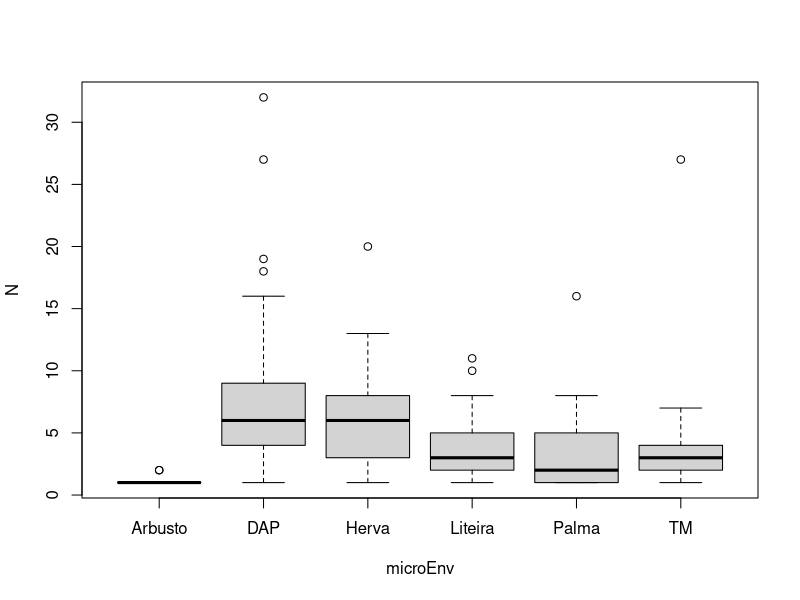
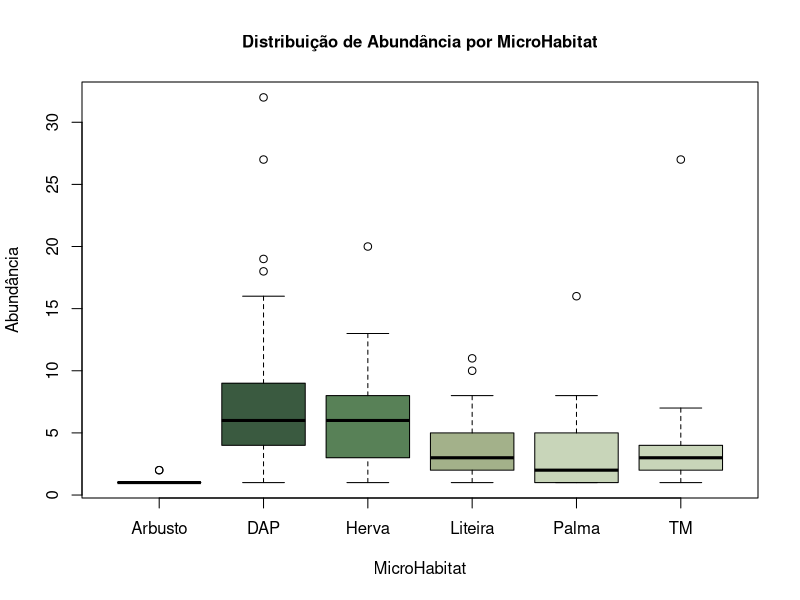
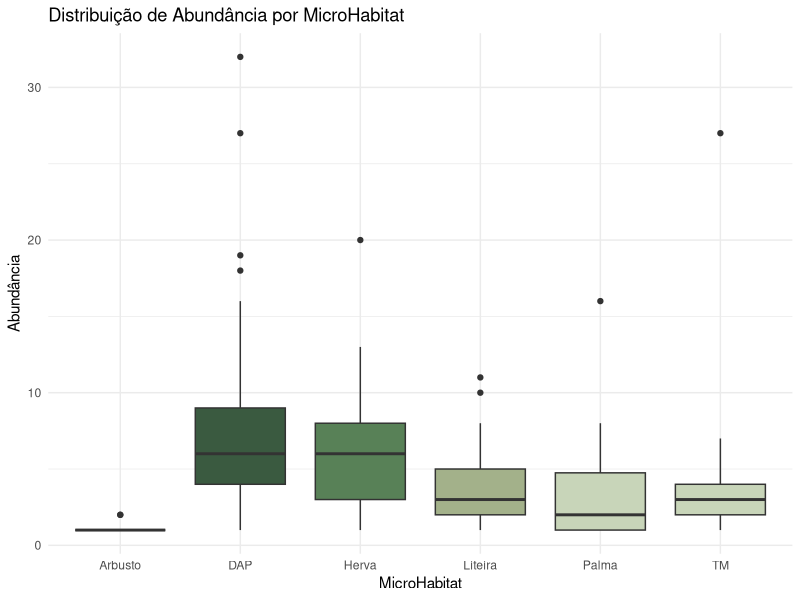
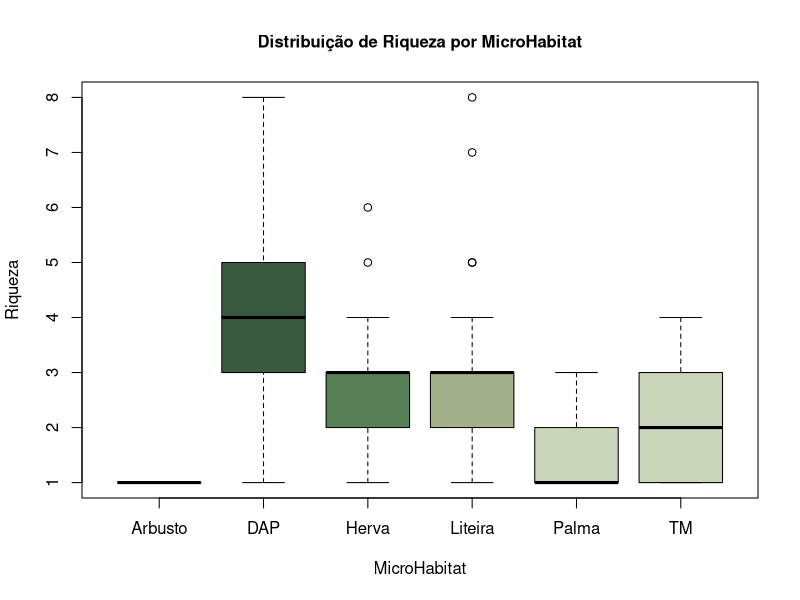
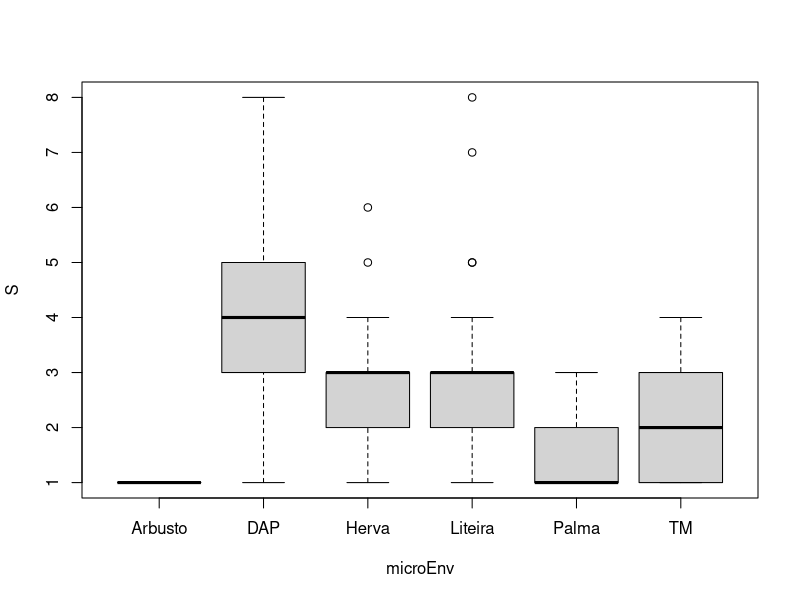
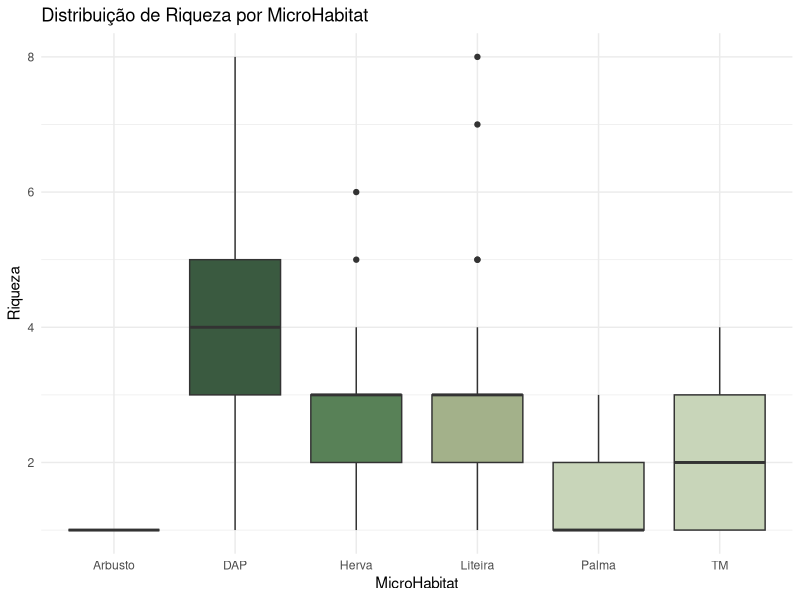
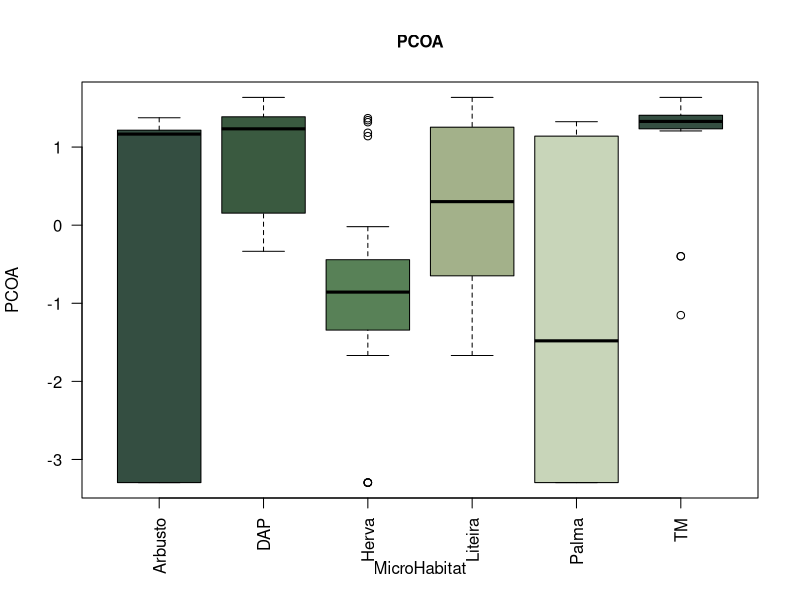
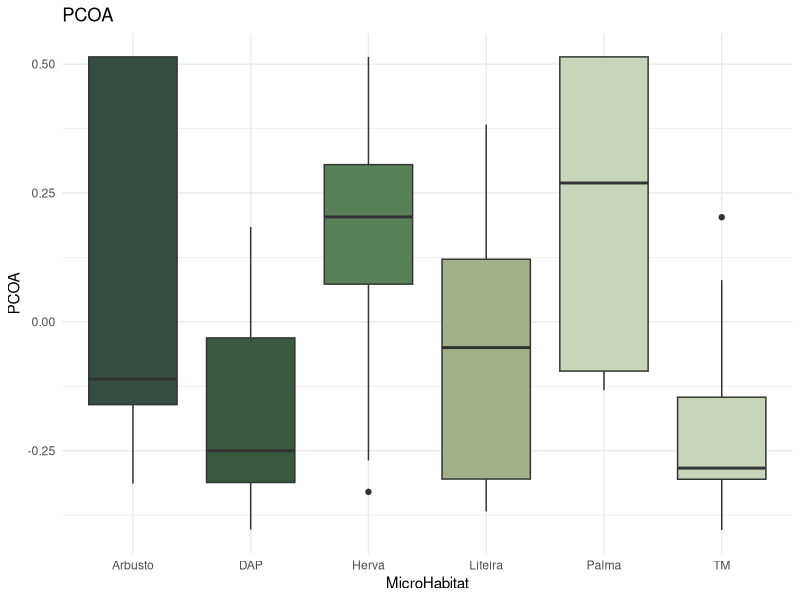

The R source for these figures, in order: (Note: this script raises an error after producing the figures.)
####Análises Artigo1####
microData<-read.csv("microData.csv")
####organização da tabela####
head(microData)
microDataHab<-microData[,c(5,6,8,9,10,11)]
microDataHabPA<-ifelse(microDataHab=="A"|microDataHab==""|microDataHab=="a",0,1)
microDataHabPA[(microDataHabPA[,4]>0)&(microDataHabPA[,1]>0),1]<-0
microData$Habitat<-unlist(apply(microDataHabPA,1,function(x){
  resu<-c(1:6)[x>0]
  if(length(resu)==0){
    resu<-NA
  }
  resu
  }))
head(microData)
microData$HabitatFac<-factor(colnames(microDataHab)[microData$Habitat])
microData$N<-1
#criou uma coluna N na microData e atribuiu o valor 1 pra ela
microData<-microData[!is.na(microData$HabitatFac),]
#a variável "microSpAb" contém uma tabela resumindo os dados da variável "microData", indicando a soma dos valores da coluna "N" para cada combinação de "Parcela_HabitatFac" e "Taxon".
microSpAb<-tapply(microData$N,list(paste0(microData$Parcela,"_",microData$HabitatFac),microData$Taxon),sum,default = 0)
#colocar no chatGPT
microEnv<-tapply(microData$HabitatFac,paste0(microData$Parcela,"_",microData$HabitatFac),function(x)as.character(x[1]))

#ANÁLISES#####
N<-rowSums(microSpAb)#abundancia
S<-rowSums(microSpAb>0)#riqueza
#ANOVA abundância e microhabitat
boxplot(N~microEnv)
summary(aovN<-aov(N~microEnv)) #vai dar os valores da análise
TukeyHSD(aovN) #compara os boxplots entre si: valor da diferença
# Define as cores para cada nível de microEnv
cores <- c("#344e41", "#3a5a40", "#588157", "#a3b18a", "#c8d5b9", "#c8d5b9")

#site coolors pra copiar e colar
# Cria o gráfico boxplot
boxplot(N ~ microEnv, col = cores, 
        xlab = "MicroHabitat", ylab = "Abundância", 
        main = "Distribuição de Abundância por MicroHabitat",cex.main = 1.0,border="black")
box(bty = "n")
library(ggplot2)
# Calcula a abundância e a riqueza
N <- rowSums(microSpAb)  # Abundância
S <- rowSums(microSpAb > 0)  # Riqueza
head(microSpAb)
# Realiza a análise de variância
aovN <- aov(N ~ microEnv)
tukey <- TukeyHSD(aovN)
tukey
S==N #?

# Cria o gráfico utilizando ggplot2
data <- data.frame(N = N, microEnv = factor(microEnv))

ggplot(data, aes(x = microEnv, y = N, fill = microEnv)) +
  geom_boxplot() +
  scale_fill_manual(values = cores) +
  xlab("MicroHabitat") +
  ylab("Abundância") +
  ggtitle("Distribuição de Abundância por MicroHabitat") +
  theme_minimal() +
  theme(legend.position = "none")

#ANOVA riqueza e microhabitat
cores <- c("#344e41", "#3a5a40", "#588157", "#a3b18a", "#c8d5b9","#c8d5b9")
lm(S ~ microEnv)
summary(lm(S ~ microEnv))
# Cria o gráfico boxplot
boxplot(S ~ microEnv, col = cores, 
        xlab = "MicroHabitat", ylab = "Riqueza", 
        main = "Distribuição de Riqueza por MicroHabitat",cex.main = 1.0)
box(bty = "n")
boxplot(S~microEnv)
summary(aovS<-aov(S~microEnv))
TukeyHSD(aovS)

tapply(S, microEnv,mean)

#####ggplot####
# Cria o gráfico boxplot
data <- data.frame(S = S, microEnv = factor(microEnv))

ggplot(data, aes(x = microEnv, y = S, fill = microEnv)) +
  geom_boxplot() +
  scale_fill_manual(values = cores) +
  xlab("MicroHabitat") +
  ylab("Riqueza") +
  ggtitle("Distribuição de Riqueza por MicroHabitat") +
  theme_minimal() +
  theme(legend.position = "none")


#pacote pra rodar a PCOA
install.packages("vegan")
library(vegan)
jac<-vegdist(microSpAb>0,"jac")
pcoa<-prcomp(jac)

#PCOA 
cores <- c("#344e41", "#3a5a40", "#588157", "#a3b18a", "#c8d5b9")

# Cria o gráfico boxplot


boxplot(scores(pcoa)[,1]~microEnv,las=2,col=cores, xlab = "MicroHabitat", ylab = "PCOA", 
        main = "PCOA",cex.main = 1.0)
box(bty = "n")
summary(aovPcoa<-aov(scores(pcoa)[,1]~microEnv))
lm(aovPcoa)
summary(lm(aovPcoa))
TukeyHSD(aovPcoa)
#COMPARAÇÃO DOS DIFERENTES HABITATS SEM RIQUEZA(NÚMERO ESPÉCIE) E SEM ABUNDÂNCIA (NÚMERO INDIVÍDUO)
####ggplot####
install.packages("vegan")
library(vegan)

# Cálculo da dissimilaridade de Jaccard
jac <- vegdist(microSpAb > 0, "jaccard")

# Realiza a PCoA
pcoa <- cmdscale(jac, k = 2)

# Cria o gráfico de boxplot
data <- data.frame(PCOA = pcoa[, 1], microEnv = factor(microEnv))

cores <- c("#344e41", "#3a5a40", "#588157", "#a3b18a", "#c8d5b9", "#c8d5b9")
library(ggplot2)
ggplot(data, aes(x = microEnv, y = PCOA, fill = microEnv)) +
  geom_boxplot() +
  scale_fill_manual(values = cores) +
  xlab("MicroHabitat") +
  ylab("PCOA") +
  ggtitle("PCOA") +
  theme_minimal() +
  theme(legend.position = "none")

summary(pcoa)
summary(jac)
data
pcoa





####teste 
#ANÁLISES#####
library(ggplot2)
cores <- c("#344e41", "#3a5a40", "#588157", "#a3b18a", "#c8d5b9", "#c8d5b9")
N<-rowSums(microSpAb)#abundancia
S<-rowSums(microSpAb>0)#riqueza
#ANOVA abundância e microhabitat
boxplot(N~microEnv)
# como a abundância total está distribuída entre os diferentes tipos de habitat.

# Defina um tom de verde mais sólido
verde_solido <- "#1f7a1f"

# Defina os novos nomes dos níveis da variável microEnv
novos_nomes <- c("Shrub", "Tree", "Herbaceous", "Leaf litter", "Palm", "Decaying Log")

# Seu código ggplot
ggplot(data.frame(N = N, microEnv = factor(microEnv)), aes(x = microEnv, y = N)) +
  geom_boxplot(fill = verde_solido, color = "#36454F", alpha = 0.7) +
  geom_jitter(width = 0.2, alpha = 0.5, color = verde_solido) +
  scale_x_discrete(labels = novos_nomes) +
  labs(x = "Habitat Type", y = "Abundance", title = "Abundance Distribution by Habitat Type") +
  theme_minimal() +
  theme(axis.text.x = element_text(angle = 45, hjust = 1, vjust = 1),
        plot.title = element_text(hjust = 0.5))


#Nesse exemplo, personalizamos as cores das caixas e dos pontos usando os argumentos fill e color, ajustamos o ângulo do texto do eixo x para facilitar a leitura com axis.text.x, e centralizamos o título do gráfico com plot.title. Sinta-se à vontade para ajustar esses parâmetros para atender às suas preferências visuais.


# Supondo que você tenha um vetor chamado "especies" com os nomes das espécies coletadas
# e um vetor chamado "microhabitats" com os micro-hábitats que cada espécie ocupou




library(tidyr)
tabela_frequencia <- pivot_wider(bioData, names_from = microDataHab, values_from = especie, values_fn = length)
print(tabela_frequencia)
cj

####Análises Artigo1####
# Carregar os dados
microData <- read.csv("microData.csv")

#### Organização da tabela ####
head(microData)

# Selecionar colunas dos habitats para organização
microDataHab <- microData[, c(5, 6, 8, 9, 10, 11)]

# Criação da variável microDataHabPA
microDataHabPA <- ifelse(microDataHab == "A" | microDataHab == "" | microDataHab == "a", 0, 1)
microDataHabPA[(microDataHabPA[, 4] > 0) & (microDataHabPA[, 1] > 0), 1] <- 0

# Função para determinar o tipo de habitat
microData$Habitat <- unlist(apply(microDataHabPA, 1, function(x) {
  resu <- c(1:6)[x > 0]
  if (length(resu) == 0) {
    resu <- NA
  }
  resu
}))

# Criação da coluna HabitatFac como fator
microData$HabitatFac <- factor(colnames(microDataHab)[microData$Habitat])

microData$N <- 1

# Filtrar linhas com HabitatFac não nulo
microData <- microData[!is.na(microData$HabitatFac),]

# Criação da tabela de resumo microSpAb
microSpAb <- tapply(microData$N, list(paste0(microData$Parcela, "_", microData$HabitatFac), microData$Taxon), sum, default = 0)

# Criação da variável microEnv
microEnv <- tapply(microData$HabitatFac, paste0(microData$Parcela, "_", microData$HabitatFac), function(x) as.character(x[1]))

# ANÁLISES
N <- rowSums(microSpAb) # Abundância
S <- rowSums(microSpAb > 0) # Riqueza

# ANOVA abundância e microhabitat
boxplot(N ~ microEnv)
summary(aovN <- aov(N ~ microEnv))
TukeyHSD(aovN)

# Definir cores para cada nível de microEnv
cores <- c("#344e41", "#3a5a40", "#588157", "#a3b18a", "#c8d5b9", "#c8d5b9")

# Criação do gráfico utilizando ggplot2
data <- data.frame(N = N, microEnv = factor(microEnv))

library(ggplot2)
ggplot(data, aes(x = microEnv, y = N, fill = microEnv)) +
  geom_boxplot() +
  scale_fill_manual(values = cores) +
  xlab("MicroHabitat") +
  ylab("Abundância") +
  ggtitle("Distribuição de Abundância por MicroHabitat") +
  theme_minimal() +
  theme(legend.position = "none")

# ANOVA riqueza e microhabitat
boxplot(S ~ microEnv, col = cores,
        xlab = "MicroHabitat", ylab = "Riqueza",
        main = "Distribuição de Riqueza por MicroHabitat", cex.main = 1.0)
summary(aovS <- aov(S ~ microEnv))
TukeyHSD(aovS)
tapply(S, microEnv, mean)

# PCOA
library(vegan)
jac <- vegdist(microSpAb > 0, "jaccard")
pcoa <- prcomp(jac)

# Criação do gráfico boxplot PCOA
boxplot(scores(pcoa)[, 1] ~ microEnv, las = 2, col = cores, xlab = "MicroHabitat", ylab = "PCOA",
        main = "PCOA", cex.main = 1.0)
summary(aovPcoa <- aov(scores(pcoa)[, 1] ~ microEnv))
TukeyHSD(aovPcoa)

# Cálculo da dissimilaridade de Jaccard e criação do gráfico de boxplot PCOA com ggplot
jac <- vegdist(microSpAb > 0, "jaccard")
pcoa <- cmdscale(jac, k = 2)

data <- data.frame(PCOA = pcoa[, 1], microEnv = factor(microEnv))

ggplot(data, aes(x = microEnv, y = PCOA, fill = microEnv)) +
  geom_boxplot() +
  scale_fill_manual(values = cores) +
  xlab("MicroHabitat") +
  ylab("PCOA") +
  ggtitle("PCOA") +
  ####Análises Artigo1####
# ... (código anterior até o ponto onde o erro ocorreu)

# Criação do gráfico utilizando ggplot2
data <- data.frame(N = N, microEnv = factor(microEnv))

library(ggplot2)
ggplot(data, aes(x = microEnv, y = N, fill = microEnv)) +
  geom_boxplot() +
  scale_fill_manual(values = cores) +
  xlab("MicroHabitat") +
  ylab("Abundância") +
  ggtitle("Distribuição de Abundância por MicroHabitat") +
  theme_minimal() +
  theme(legend.position = "none")


# ANOVA riqueza e microhabitat
boxplot(S ~ microEnv, col = cores,
        xlab = "MicroHabitat", ylab = "Riqueza",
        main = "Distribuição de Riqueza por MicroHabitat", cex.main = 1.0)
summary(aovS <- aov(S ~ microEnv))
TukeyHSD(aovS)
tapply(S, microEnv, mean)

# PCOA
library(vegan)
jac <- vegdist(microSpAb > 0, "jaccard")
pcoa <- prcomp(jac)

# Criação do gráfico boxplot PCOA
boxplot(scores(pcoa)[, 1] ~ microEnv, las = 2, col = cores, xlab = "MicroHabitat", ylab = "PCOA",
        main = "PCOA", cex.main = 1.0)
summary(aovPcoa <- aov(scores(pcoa)[, 1] ~ microEnv))
TukeyHSD(aovPcoa)

# Cálculo da dissimilaridade de Jaccard e criação do gráfico de boxplot PCOA com ggplot
jac <- vegdist(microSpAb > 0, "jaccard")
pcoa <- cmdscale(jac, k = 2)

data <- data.frame(PCOA = pcoa[, 1], microEnv = factor(microEnv))
new_levels <- c("Shrub", "Tree", "Herbaceous", "Leaf litter", "Palm", "Decaying Log")
cores <- c("#344e41", "#3a5a40", "#588157", "#a3b18a", "#c8d5b9", "#c8d5b9")

# Gráfico de boxplot PCOA com ggplot
ggplot(data, aes(x = microEnv, y = PCOA, fill = microEnv)) +
  geom_boxplot() +
  scale_fill_manual(values = cores) +
  xlab("MicroHabitat") +
  ylab("PCOA") +
  ggtitle("PCOA") +
  theme_minimal() +
  theme(legend.position = "none")
####Análises Artigo1####
# ... (previous code until this point)

# Abundance and microhabitat ANOVA
boxplot(N ~ microEnv)
# How total abundance is distributed among different habitat types.

# Define a more solid green color
solid_green <- "#1f7a1f"

# Define the new levels for the microEnv variable
new_levels <- c("Shrub", "Tree", "Herbaceous", "Leaf litter", "Palm", "Decaying Log")

# Your ggplot code
library(ggplot2)
ggplot(data.frame(N = N, microEnv = factor(microEnv)), aes(x = microEnv, y = N)) +
  geom_boxplot(fill = solid_green, color = "#36454F", alpha = 0.7) +
  geom_jitter(width = 0.2, alpha = 0.5, color = solid_green) +
  scale_x_discrete(labels = new_levels) +
  labs(x = "Habitat Type", y = "Abundance", title = "Abundance Distribution by Habitat Type") +
  theme_minimal() +
  theme(axis.text.x = element_text(angle = 45, hjust = 1, vjust = 1),
        plot.title = element_text(hjust = 0.5))

#### Análises Artigo1 ####
# ... (previous code until this point)

# PCoA analysis
install.packages("vegan")
library(vegan)

# Calculate Jaccard dissimilarity
jac <- vegdist(microSpAb > 0, "jaccard")

# Perform PCoA
pcoa <- cmdscale(jac, k = 2)

# Create a data frame for PCoA plot
data_pcoa <- data.frame(PCOA1 = pcoa[, 1], microEnv = factor(microEnv))

#### Análises Artigo1 ####
# ... (previous code until this point)

# Define the new levels and a subtle palette of green shades
new_levels <- c("Shrub", "Tree", "Herbaceous", "Leaf litter", "Palm", "Decaying Log")
subtle_green_palette <- c("#BFD8B8", "#A6C7A3", "#8EB793", "#76A983", "#5E9A73", "#467963")

# Create a boxplot for PCoA1 with new levels and the subtle green palette
ggplot(data_pcoa, aes(x = microEnv, y = PCOA1, fill = microEnv)) +
  geom_boxplot() +
  scale_fill_manual(values = subtle_green_palette) +
  scale_x_discrete(labels = new_levels) +  # Use new levels for x-axis labels
  xlab("MicroHabitat") +
  ylab("PCoA1") +
  ggtitle("PCoA Analysis") +
  theme_minimal() +
  theme(legend.position = "none")
####Análises Artigo1####
microData<-read.csv("microData.csv")
# lê o arquivo csv e armazena os dados no Dataframe "microData"

####organização da tabela####
head(microData)
#pegou somente as colunas dos habitats (que queremos arrumar)
#ver as primeiras linhase colunas- esboço tabela
#exibe as primeiras linhas do microData pra ver se foi carregado corretamente

microDataHab<-microData[,c(5,6,8,9,10,11)]
#só as colunas pra arrumar
#se o valor em "microDataHab" for igual a "A" (maiúsculo), ou se estiver em branco (representado por ""), ou se for igual a "a" (minúsculo), a nova variável "microDataHabPA" receberá o valor 0. Caso contrário, ou seja, se o valor em "microDataHab" for diferente dessas condições, a nova variável "microDataHabPA" receberá o valor 1.
microDataHabPA<-ifelse(microDataHab=="A"|microDataHab==""|microDataHab=="a",0,1)
#Quando as duas partes da condição são verdadeiras (ou seja, quando os valores da coluna 4 e da coluna 1 são maiores que zero), o código atribui o valor 0 à primeira coluna da variável "microDataHabPA" para aquelas observações que satisfazem essa condição.
microDataHabPA[(microDataHabPA[,4]>0)&(microDataHabPA[,1]>0),1]<-0
# função "apply" está sendo utilizada para aplicar uma função anônima a cada linha da variável "microDataHabPA". A função anônima recebe cada linha da variável "microDataHabPA" como um vetor "x", verifica quais elementos de "x" são maiores que zero e retorna um vetor "resu" com os índices desses elementos.

#A linha "resu <- c(1:6)[x > 0]" cria o vetor "resu" com os índices dos elementos de "x" que são maiores que zero. Esses índices representam o tipo de habitat em que cada observação foi encontrada.

#A linha "if(length(resu)==0){ resu<-NA }" verifica se o vetor "resu" está vazio (ou seja, se não foram encontrados habitats para essa observação). Se o vetor estiver vazio, a linha atribui o valor "NA" a "resu">0.

microData$Habitat<-unlist(apply(microDataHabPA,1,function(x){
  resu<-c(1:6)[x>0]
  if(length(resu)==0){
    resu<-NA
  }
  resu
}))
#esse trecho de código cria uma nova coluna chamada "Habitat" no DataFrame "microData", que contém informações sobre o tipo de habitat em que cada observação foi encontrada, com base nas condições definidas no DataFrame "microDataHabPA".

head(microData)

#Dessa forma, a nova coluna "HabitatFac" é uma versão categórica da coluna "Habitat", que indica o tipo de habitat em que cada observação foi encontrada, utilizando os nomes das colunas da variável "microDataHab" como níveis do fator. Verificar alterações.

microData$HabitatFac<-factor(colnames(microDataHab)[microData$Habitat])
#a nova coluna "HabitatFac" contém os nomes das colunas da variável "microDataHab" que correspondem aos habitats indicados pela coluna "Habitat" do DataFrame "microData". Isso cria uma representação categórica dos tipos de habitat em que cada observação foi encontrada.


microData$N<-1
#criou uma coluna N na microData e atribuiu o valor 1 pra ela

microData<-microData[!is.na(microData$HabitatFac),]
# "microData" terá apenas as linhas em que a coluna "HabitatFac" não é NA, ou seja, as linhas onde os valores de habitat foram definidos e não são ausentes. Isso pode ser útil para remover observações sem informações relevantes.
#a variável "microSpAb" contém uma tabela resumindo os dados da variável "microData", indicando a soma dos valores da coluna "N" para cada combinação de "Parcela_HabitatFac" e "Taxon".

microSpAb<-tapply(microData$N,list(paste0(microData$Parcela,"_",microData$HabitatFac),microData$Taxon),sum,default = 0)
# função tapply() para calcular a soma da coluna "N" (que contém o valor 1) do "microData" com base em combinações de "Parcela_HabitatFac" e "Taxon". microData$N: Isso acessa a coluna "N" do "microData", que contém o valor 1 para cada observação.list(...): Aqui está criando uma lista de fatores para usar como índices.paste0(microData$Parcela, "_", microData$HabitatFac): Esta parte cria uma combinação de "Parcela" e "HabitatFac" separados por "_". Isso cria um fator composto que representa uma combinação única de parcela e habitat.microData$Taxon: Isso é usado como o segundo nível de índice. Ele representa a classificação taxonômica.sum: A função sum é aplicada para somar os valores da coluna "N" que correspondem a cada combinação única de "Parcela_HabitatFac" e "Taxon".default = 0: Isso define o valor padrão como 0 para as combinações onde não há correspondência, ou seja, onde não há observações correspondentes.Portanto, o resultado "microSpAb" é uma tabela que resume os dados do DataFrame "microData", mostrando a soma dos valores da coluna "N" para cada combinação única de "Parcela_HabitatFac" e "Taxon". Isso pode ser útil para análises de abundância de espécies em diferentes habitats e parcelas.

microEnv<-tapply(microData$HabitatFac,paste0(microData$Parcela,"_",microData$HabitatFac),function(x)as.character(x[1]))
#taply() para criar um vetor que representa o tipo de habitat (HabitatFac) associado a cada combinação única de "Parcela" e "HabitatFac". O resultado do código é um vetor "microEnv" que contém os tipos de habitat associados a cada combinação única de "Parcela_HabitatFac". Esse vetor pode ser usado em análises subsequentes para entender como os diferentes habitats estão distribuídos entre as parcelas.


#ANÁLISES#####
library(ggplot2)
N<-rowSums(microSpAb)#abundancia
S<-rowSums(microSpAb>0)#riqueza

#ANOVA abundância e microhabitat
boxplot(N~microEnv)
# como a abundância total está distribuída entre os diferentes tipos de habitat.

# Defina os novos nomes dos níveis da variável microEnv
# Define a solid shade of green
solid_green <- "#1f7a1f"

# Defina os novos nomes dos níveis da variável microEnv
new_names <- c("Shrub", "Tree", "Herbaceous", "Leaf litter", "Palm", "Decaying Log")

# Define a solid shade of green
solid_green <- "#1f7a1f"

# Define a solid shade of black
solid_black <- "#000000"

# Seu ggplot code
ggplot(data.frame(N = N, microEnv = factor(microEnv)), aes(x = microEnv, y = N)) +
  geom_boxplot(fill = solid_green, color = solid_black, alpha = 0.7) +
  geom_jitter(width = 0.2, alpha = 0.5, color = solid_black) +
  scale_x_discrete(labels = new_names) +
  labs(x = "Habitat Type", y = "Abundance", title = "Abundance Distribution by Habitat Type") +
  theme_minimal() +
  theme(axis.text.x = element_text(angle = 45, hjust = 1, vjust = 1),
        plot.title = element_text(hjust = 0.5))


#Nesse exemplo, personalizamos as cores das caixas e dos pontos usando os argumentos fill e color, ajustamos o ângulo do texto do eixo x para facilitar a leitura com axis.text.x, e centralizamos o título do gráfico com plot.title. Sinta-se à vontade para ajustar esses parâmetros para atender às suas preferências visuais.



#agora ANOVA com a riqueza: 
boxplot(S~microEnv)
#Para analisar a variação da riqueza de espécies em diferentes micro-habitats usando o valor F de Fisher e o valor p, você pode realizar uma análise de variância (ANOVA) sobre a riqueza (número de espécies) em cada micro-habitat. A ANOVA testará se há diferenças significativas na média da riqueza entre os diferentes grupos de micro-habitats. Os valores F e p fornecerão informações sobre a significância dessas diferenças.
# Defina os novos nomes dos níveis da variável microEnv
new_names <- c("Shrub", "Tree", "Herbaceous", "Leaf litter", "Palm", "Decaying Log")

# Define a solid shade of green
solid_green <- "#1f7a1f"

# Define a solid shade of black
solid_black <- "#000000"

# Seu ggplot code para a riqueza (S)
ggplot(data.frame(S = S, microEnv = factor(microEnv)), aes(x = microEnv, y = S)) +
  geom_boxplot(fill = solid_green, color = solid_black, alpha = 0.7) +
  geom_jitter(width = 0.2, alpha = 0.5, color = solid_black) +
  scale_x_discrete(labels = new_names) +
  labs(x = "Habitat Type", y = "Richness", title = "Richness Distribution by Habitat Type") +
  theme_minimal() +
  theme(axis.text.x = element_text(angle = 45, hjust = 1, vjust = 1),
        plot.title = element_text(hjust = 0.5))

# Realizar a ANOVA para Riqueza por MicroHabitat
aovRiqueza <- aov(S ~ microEnv)

# Obter o valor F e o valor p
summary(aovRiqueza)
#summary(aovRiqueza) exibirá um resumo da análise de variância, incluindo o valor F e o valor p. O valor F mede a variação entre as médias dos grupos em relação à variação dentro dos grupos. O valor p indica a probabilidade de obter uma diferença tão extrema quanto a observada, supondo que as médias reais sejam iguais.

# Executar o teste de Tukey para comparações múltiplas
tukeyRiqueza <- TukeyHSD(aovRiqueza)

# Resumo do teste de Tukey
tukeyRiqueza





######no ggplot####
# Calcula a abundância e a riqueza
N <- rowSums(microSpAb)  # Abundância
S <- rowSums(microSpAb > 0)  # Riqueza
head(microSpAb)
# Realiza a análise de variância
aovN <- aov(N ~ microEnv)
tukey <- TukeyHSD(aovN)
tukey
S==N #?


#ANOVA riqueza e microhabitat
#precisa ainda?????????
cores <- c("#344e41", "#3a5a40", "#588157", "#a3b18a", "#c8d5b9")
lm(S ~ microEnv)
summary(lm(S ~ microEnv))
# Cria o gráfico boxplot
boxplot(S ~ microEnv, col = cores, 
        xlab = "MicroHabitat", ylab = "Riqueza", 
        main = "Distribuição de Riqueza por MicroHabitat",cex.main = 1.0)
box(bty = "n")
boxplot(S~microEnv)
summary(aovS<-aov(S~microEnv))
TukeyHSD(aovS)

tapply(S, microEnv,mean)

#####ggplot####
# Cria o gráfico boxplot
data <- data.frame(S = S, microEnv = factor(microEnv))

ggplot(data, aes(x = microEnv, y = S, fill = microEnv)) +
  geom_boxplot() +
  scale_fill_manual(values = cores) +
  xlab("MicroHabitat") +
  ylab("Riqueza") +
  ggtitle("Distribuição de Riqueza por MicroHabitat") +
  theme_minimal() +
  theme(legend.position = "none")

# ANOVA e Tukey para Abundância por MicroHabitat
aovN <- aov(N ~ microEnv)
tukeyN <- TukeyHSD(aovN)
tukeyN

# ANOVA e Tukey para Riqueza por MicroHabitat
aovS <- aov(S ~ microEnv)
tukeyS <- TukeyHSD(aovS)
tukeyS


#pacote pra rodar a PCOA
install.packages("vegan")
library(vegan)
jac<-vegdist(microSpAb>0,"jac")
pcoa<-prcomp(jac)
pcoa
jac
summary(pcoa)
summary(jac)
#PCOA 
cores <- c("#344e41", "#3a5a40", "#588157", "#a3b18a", "#c8d5b9")

# Cria o gráfico boxplot


boxplot(scores(pcoa)[,1]~microEnv,las=2,col=cores, xlab = "MicroHabitat", ylab = "PCOA", 
        main = "PCOA",cex.main = 1.0)
box(bty = "n")
summary(aovPcoa<-aov(scores(pcoa)[,1]~microEnv))
lm(aovPcoa)
summary(lm(aovPcoa))
TukeyHSD(aovPcoa)



#COMPARAÇÃO DOS DIFERENTES HABITATS SEM RIQUEZA(NÚMERO ESPÉCIE) E SEM ABUNDÂNCIA (NÚMERO INDIVÍDUO)
####ggplot####
install.packages("vegan")
library(vegan)

# Cálculo da dissimilaridade de Jaccard
jac <- vegdist(microSpAb > 0, "jaccard")

# Realiza a PCoA
pcoa <- cmdscale(jac, k = 2)

# Cria o gráfico de boxplot
data <- data.frame(PCOA = pcoa[, 1], microEnv = factor(microEnv))

cores <- c("#344e41", "#3a5a40", "#588157", "#a3b18a", "#c8d5b9", "#c8d5b9")
library(ggplot2)
ggplot(data, aes(x = microEnv, y = PCOA, fill = microEnv)) +
  geom_boxplot() +
  scale_fill_manual(values = cores) +
  xlab("MicroHabitat") +
  ylab("PCOA") +
  ggtitle("PCOA") +
  theme_minimal() +
  theme(legend.position = "none")

summary(pcoa)
summary(jac)
data
pcoa

library(ggplot2)

# Defina as cores para cada nível de microEnv
verde_solido <- "#1f7a1f"
cores <- c("#344e41", "#3a5a40", "#588157", "#a3b18a", "#c8d5b9", "#c8d5b9")

# Defina os novos nomes dos níveis da variável microEnv
novos_nomes <- c("Shrub", "Tree", "Herbaceous", "Leaf litter", "Palm", "Decaying Log")

# Função para criar um gráfico de boxplot com jitter
create_boxplot_with_jitter <- function(data, x_var, y_var, x_label, y_label, title) {
  ggplot(data, aes(x = get(x_var), y = get(y_var))) +
    geom_boxplot(fill = verde_solido, color = "#36454F", alpha = 0.7) +
    geom_jitter(width = 0.2, alpha = 0.5, color = verde_solido) +
    scale_x_discrete(labels = novos_nomes) +
    labs(x = x_label, y = y_label, title = title) +
    theme_minimal() +
    theme(axis.text.x = element_text(angle = 45, hjust = 1, vjust = 1),
          plot.title = element_text(hjust = 0.5))
}

# Gráfico de Abundância por MicroHabitat
abundancia_plot <- create_boxplot_with_jitter(
  data = microData,
  x_var = "microEnv",
  y_var = "N",
  x_label = "Habitat Type",
  y_label = "Abundance",
  title = "Abundance Distribution by Habitat Type"
)

# Gráfico de Riqueza por MicroHabitat
riqueza_plot <- create_boxplot_with_jitter(
  data = microData,
  x_var = "microEnv",
  y_var = "S",
  x_label = "Habitat Type",
  y_label = "Riqueza",
  title = "Riqueza Distribution by Habitat Type"
)

# Gráfico de PCOA por MicroHabitat
pcoa_plot <- create_boxplot_with_jitter(
  data = data.frame(PCOA = pcoa[, 1], microEnv = factor(microEnv)),
  x_var = "microEnv",
  y_var = "PCOA",
  x_label = "Habitat Type",
  y_label = "PCOA",
  title = "PCOA Distribution by Habitat Type"
)

# Visualizar os gráficos
gridExtra::grid.arrange(abundancia_plot, riqueza_plot, pcoa_plot, ncol = 2)
